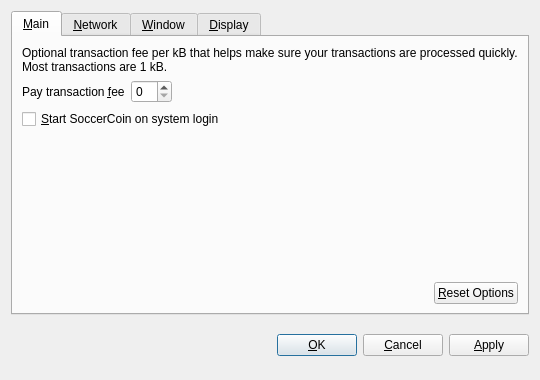
<?xml version="1.0" encoding="UTF-8"?>
<ui version="4.0">
 <class>OptionsDialog</class>
 <widget class="QDialog" name="OptionsDialog">
  <property name="geometry">
   <rect>
    <x>0</x>
    <y>0</y>
    <width>540</width>
    <height>380</height>
   </rect>
  </property>
  <property name="windowTitle">
   <string>Options</string>
  </property>
  <property name="modal">
   <bool>true</bool>
  </property>
  <layout class="QVBoxLayout" name="verticalLayout">
   <item>
    <widget class="QTabWidget" name="tabWidget">
     <property name="tabPosition">
      <enum>QTabWidget::North</enum>
     </property>
     <property name="currentIndex">
      <number>0</number>
     </property>
     <widget class="QWidget" name="tabMain">
      <attribute name="title">
       <string>&amp;Main</string>
      </attribute>
      <layout class="QVBoxLayout" name="verticalLayout_Main">
       <item>
        <widget class="QLabel" name="transactionFeeInfoLabel">
         <property name="text">
          <string>Optional transaction fee per kB that helps make sure your transactions are processed quickly. Most transactions are 1 kB.</string>
         </property>
         <property name="textFormat">
          <enum>Qt::PlainText</enum>
         </property>
         <property name="wordWrap">
          <bool>true</bool>
         </property>
        </widget>
       </item>
       <item>
        <layout class="QHBoxLayout" name="horizontalLayout_1_Main">
         <item>
          <widget class="QLabel" name="transactionFeeLabel">
           <property name="text">
            <string>Pay transaction &amp;fee</string>
           </property>
           <property name="textFormat">
            <enum>Qt::PlainText</enum>
           </property>
           <property name="buddy">
            <cstring>transactionFee</cstring>
           </property>
          </widget>
         </item>
         <item>
          <widget class="BitcoinAmountField" name="transactionFee"/>
         </item>
         <item>
          <spacer name="horizontalSpacer_1_Main">
           <property name="orientation">
            <enum>Qt::Horizontal</enum>
           </property>
           <property name="sizeHint" stdset="0">
            <size>
             <width>40</width>
             <height>20</height>
            </size>
           </property>
          </spacer>
         </item>
        </layout>
       </item>
       <item>
        <widget class="QCheckBox" name="bitcoinAtStartup">
         <property name="toolTip">
          <string>Automatically start SoccerCoin after logging in to the system.</string>
         </property>
         <property name="text">
          <string>&amp;Start SoccerCoin on system login</string>
         </property>
        </widget>
       </item>
       <item>
        <spacer name="verticalSpacer_Main">
         <property name="orientation">
          <enum>Qt::Vertical</enum>
         </property>
         <property name="sizeHint" stdset="0">
          <size>
           <width>20</width>
           <height>40</height>
          </size>
         </property>
        </spacer>
       </item>
       <item>
        <layout class="QHBoxLayout" name="horizontalLayout_2_Main">
         <item>
          <spacer name="horizontalSpacer_2_Main">
           <property name="orientation">
            <enum>Qt::Horizontal</enum>
           </property>
           <property name="sizeHint" stdset="0">
            <size>
             <width>40</width>
             <height>20</height>
            </size>
           </property>
          </spacer>
         </item>
         <item>
          <widget class="QPushButton" name="resetButton">
           <property name="toolTip">
            <string>Reset all client options to default.</string>
           </property>
           <property name="text">
            <string>&amp;Reset Options</string>
           </property>
           <property name="autoDefault">
            <bool>false</bool>
           </property>
          </widget>
         </item>
        </layout>
       </item>
      </layout>
     </widget>
     <widget class="QWidget" name="tabNetwork">
      <attribute name="title">
       <string>&amp;Network</string>
      </attribute>
      <layout class="QVBoxLayout" name="verticalLayout_Network">
       <item>
        <widget class="QCheckBox" name="mapPortUpnp">
         <property name="toolTip">
          <string>Automatically open the SoccerCoin client port on the router. This only works when your router supports UPnP and it is enabled.</string>
         </property>
         <property name="text">
          <string>Map port using &amp;UPnP</string>
         </property>
        </widget>
       </item>
       <item>
        <widget class="QCheckBox" name="connectSocks">
         <property name="toolTip">
          <string>Connect to the SoccerCoin network through a SOCKS proxy (e.g. when connecting through Tor).</string>
         </property>
         <property name="text">
          <string>&amp;Connect through SOCKS proxy:</string>
         </property>
        </widget>
       </item>
       <item>
        <layout class="QHBoxLayout" name="horizontalLayout_Network">
         <item>
          <widget class="QLabel" name="proxyIpLabel">
           <property name="text">
            <string>Proxy &amp;IP:</string>
           </property>
           <property name="textFormat">
            <enum>Qt::PlainText</enum>
           </property>
           <property name="buddy">
            <cstring>proxyIp</cstring>
           </property>
          </widget>
         </item>
         <item>
          <widget class="QValidatedLineEdit" name="proxyIp">
           <property name="maximumSize">
            <size>
             <width>140</width>
             <height>16777215</height>
            </size>
           </property>
           <property name="toolTip">
            <string>IP address of the proxy (e.g. 127.0.0.1)</string>
           </property>
          </widget>
         </item>
         <item>
          <widget class="QLabel" name="proxyPortLabel">
           <property name="text">
            <string>&amp;Port:</string>
           </property>
           <property name="textFormat">
            <enum>Qt::PlainText</enum>
           </property>
           <property name="buddy">
            <cstring>proxyPort</cstring>
           </property>
          </widget>
         </item>
         <item>
          <widget class="QLineEdit" name="proxyPort">
           <property name="maximumSize">
            <size>
             <width>55</width>
             <height>16777215</height>
            </size>
           </property>
           <property name="toolTip">
            <string>Port of the proxy (e.g. 9050)</string>
           </property>
          </widget>
         </item>
         <item>
          <widget class="QLabel" name="socksVersionLabel">
           <property name="text">
            <string>SOCKS &amp;Version:</string>
           </property>
           <property name="textFormat">
            <enum>Qt::PlainText</enum>
           </property>
           <property name="buddy">
            <cstring>socksVersion</cstring>
           </property>
          </widget>
         </item>
         <item>
          <widget class="QValueComboBox" name="socksVersion">
           <property name="toolTip">
            <string>SOCKS version of the proxy (e.g. 5)</string>
           </property>
          </widget>
         </item>
         <item>
          <spacer name="horizontalSpacer_Network">
           <property name="orientation">
            <enum>Qt::Horizontal</enum>
           </property>
           <property name="sizeHint" stdset="0">
            <size>
             <width>40</width>
             <height>20</height>
            </size>
           </property>
          </spacer>
         </item>
        </layout>
       </item>
       <item>
        <spacer name="verticalSpacer_Network">
         <property name="orientation">
          <enum>Qt::Vertical</enum>
         </property>
         <property name="sizeHint" stdset="0">
          <size>
           <width>20</width>
           <height>40</height>
          </size>
         </property>
        </spacer>
       </item>
      </layout>
     </widget>
     <widget class="QWidget" name="tabWindow">
      <attribute name="title">
       <string>&amp;Window</string>
      </attribute>
      <layout class="QVBoxLayout" name="verticalLayout_Window">
       <item>
        <widget class="QCheckBox" name="minimizeToTray">
         <property name="toolTip">
          <string>Show only a tray icon after minimizing the window.</string>
         </property>
         <property name="text">
          <string>&amp;Minimize to the tray instead of the taskbar</string>
         </property>
        </widget>
       </item>
       <item>
        <widget class="QCheckBox" name="minimizeOnClose">
         <property name="toolTip">
          <string>Minimize instead of exit the application when the window is closed. When this option is enabled, the application will be closed only after selecting Quit in the menu.</string>
         </property>
         <property name="text">
          <string>M&amp;inimize on close</string>
         </property>
        </widget>
       </item>
       <item>
        <spacer name="verticalSpacer_Window">
         <property name="orientation">
          <enum>Qt::Vertical</enum>
         </property>
         <property name="sizeHint" stdset="0">
          <size>
           <width>20</width>
           <height>40</height>
          </size>
         </property>
        </spacer>
       </item>
      </layout>
     </widget>
     <widget class="QWidget" name="tabDisplay">
      <attribute name="title">
       <string>&amp;Display</string>
      </attribute>
      <layout class="QVBoxLayout" name="verticalLayout_Display">
       <item>
        <layout class="QHBoxLayout" name="horizontalLayout_1_Display">
         <item>
          <widget class="QLabel" name="langLabel">
           <property name="text">
            <string>User Interface &amp;language:</string>
           </property>
           <property name="textFormat">
            <enum>Qt::PlainText</enum>
           </property>
           <property name="buddy">
            <cstring>lang</cstring>
           </property>
          </widget>
         </item>
         <item>
          <widget class="QValueComboBox" name="lang">
           <property name="toolTip">
            <string>The user interface language can be set here. This setting will take effect after restarting SoccerCoin.</string>
           </property>
          </widget>
         </item>
        </layout>
       </item>
       <item>
        <layout class="QHBoxLayout" name="horizontalLayout_2_Display">
         <item>
          <widget class="QLabel" name="unitLabel">
           <property name="text">
            <string>&amp;Unit to show amounts in:</string>
           </property>
           <property name="textFormat">
            <enum>Qt::PlainText</enum>
           </property>
           <property name="buddy">
            <cstring>unit</cstring>
           </property>
          </widget>
         </item>
         <item>
          <widget class="QValueComboBox" name="unit">
           <property name="toolTip">
            <string>Choose the default subdivision unit to show in the interface and when sending coins.</string>
           </property>
          </widget>
         </item>
        </layout>
       </item>
       <item>
        <widget class="QCheckBox" name="displayAddresses">
         <property name="toolTip">
          <string>Whether to show SoccerCoin addresses in the transaction list or not.</string>
         </property>
         <property name="text">
          <string>&amp;Display addresses in transaction list</string>
         </property>
        </widget>
       </item>
       <item>
        <widget class="QCheckBox" name="coinControlFeatures">
         <property name="toolTip">
          <string>Whether to show coin control features or not.</string>
         </property>
         <property name="text">
          <string>Display coin &amp;control features (experts only!)</string>
         </property>
        </widget>
       </item>
       <item>
        <spacer name="verticalSpacer_Display">
         <property name="orientation">
          <enum>Qt::Vertical</enum>
         </property>
         <property name="sizeHint" stdset="0">
          <size>
           <width>20</width>
           <height>40</height>
          </size>
         </property>
        </spacer>
       </item>
      </layout>
     </widget>
    </widget>
   </item>
   <item>
    <layout class="QHBoxLayout" name="horizontalLayout_Buttons">
     <item>
      <spacer name="horizontalSpacer_1">
       <property name="orientation">
        <enum>Qt::Horizontal</enum>
       </property>
       <property name="sizeHint" stdset="0">
        <size>
         <width>40</width>
         <height>48</height>
        </size>
       </property>
      </spacer>
     </item>
     <item>
      <widget class="QLabel" name="statusLabel">
       <property name="font">
        <font>
         <weight>75</weight>
         <bold>true</bold>
        </font>
       </property>
       <property name="text">
        <string/>
       </property>
       <property name="textFormat">
        <enum>Qt::PlainText</enum>
       </property>
       <property name="wordWrap">
        <bool>true</bool>
       </property>
      </widget>
     </item>
     <item>
      <spacer name="horizontalSpacer_2">
       <property name="orientation">
        <enum>Qt::Horizontal</enum>
       </property>
       <property name="sizeHint" stdset="0">
        <size>
         <width>40</width>
         <height>48</height>
        </size>
       </property>
      </spacer>
     </item>
     <item>
      <widget class="QPushButton" name="okButton">
       <property name="text">
        <string>&amp;OK</string>
       </property>
      </widget>
     </item>
     <item>
      <widget class="QPushButton" name="cancelButton">
       <property name="text">
        <string>&amp;Cancel</string>
       </property>
       <property name="autoDefault">
        <bool>false</bool>
       </property>
      </widget>
     </item>
     <item>
      <widget class="QPushButton" name="applyButton">
       <property name="text">
        <string>&amp;Apply</string>
       </property>
       <property name="autoDefault">
        <bool>false</bool>
       </property>
      </widget>
     </item>
    </layout>
   </item>
  </layout>
 </widget>
 <customwidgets>
  <customwidget>
   <class>BitcoinAmountField</class>
   <extends>QSpinBox</extends>
   <header>bitcoinamountfield.h</header>
  </customwidget>
  <customwidget>
   <class>QValueComboBox</class>
   <extends>QComboBox</extends>
   <header>qvaluecombobox.h</header>
  </customwidget>
  <customwidget>
   <class>QValidatedLineEdit</class>
   <extends>QLineEdit</extends>
   <header>qvalidatedlineedit.h</header>
  </customwidget>
 </customwidgets>
 <resources/>
 <connections/>
</ui>
